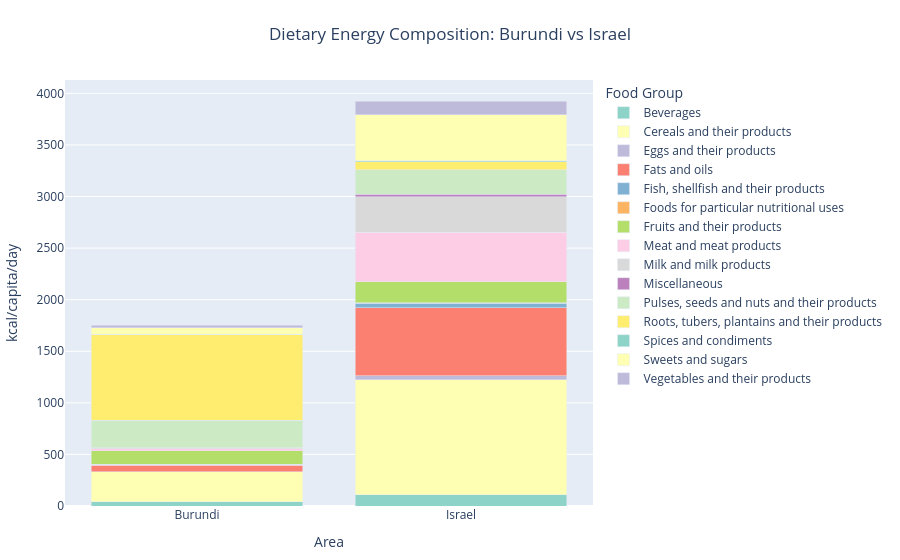

This figure's notebook cell:
### Markdown cell above
<p style="text-align: justify;">
  This visualization compares the <b>dietary energy composition</b> of two contrasting
  countries: <b>Burundi</b> (a low-supply country) and <b>Israel</b> (a
  high-supply country). Instead of focusing only on total calories, it examines the
  <b>relative contribution of different food groups</b> (e.g., cereals, roots, pulses,
  meat, dairy, oils, sugar, fruits, vegetables) to overall energy intake.
</p>

### Code cell
category_col = "Food Group"

composition = (
    faostat_dataset[
        (faostat_dataset["Indicator"] == "Energy supply") &
        (faostat_dataset["Area"].isin(["Burundi", "Israel"]))
    ]
    .groupby(["Area", category_col], as_index=False)["Value"]
    .sum()
)

fig = px.bar(
    composition,
    x="Area",
    y="Value",
    color=category_col,
    barmode="stack",
    title="Dietary Energy Composition: Burundi vs Israel",
    labels={"Value": "kcal/capita/day", category_col: "Food Group"},
    color_discrete_sequence=px.colors.qualitative.Set3
)

fig.update_layout(
    height=650,
    title_x=0.5,
    legend_title_text="Food Group",
    legend=dict(
        orientation="v",
        yanchor="top",
        y=1.0,
        xanchor="left",
        x=1.02
    ),
    margin=dict(l=20, r=120, t=80, b=50),
    bargap=0.2,
    showlegend=True
)

fig.show()

### Figure 1 — Plotly figure (JSON) as saved in the notebook; plotly's stock layout.template omitted (floating-point values rounded to 4 significant figures)
{"data": [{"alignmentgroup": "True", "hovertemplate": "Food Group=Beverages<br>Area=%{x}<br>kcal/capita/day=%{y}<extra></extra>", "legendgroup": "Beverages", "marker": {"color": "rgb(141,211,199)", "pattern": {"shape": ""}}, "name": "Beverages", "offsetgroup": "Beverages", "orientation": "v", "showlegend": true, "textposition": "auto", "type": "bar", "x": ["Burundi", "Israel"], "xaxis": "x", "y": [42, 107], "yaxis": "y"}, {"alignmentgroup": "True", "hovertemplate": "Food Group=Cereals and their products<br>Area=%{x}<br>kcal/capita/day=%{y}<extra></extra>", "legendgroup": "Cereals and their products", "marker": {"color": "rgb(255,255,179)", "pattern": {"shape": ""}}, "name": "Cereals and their products", "offsetgroup": "Cereals and their products", "orientation": "v", "showlegend": true, "textposition": "auto", "type": "bar", "x": ["Burundi", "Israel"], "xaxis": "x", "y": [288, 1115], "yaxis": "y"}, {"alignmentgroup": "True", "hovertemplate": "Food Group=Eggs and their products<br>Area=%{x}<br>kcal/capita/day=%{y}<extra></extra>", "legendgroup": "Eggs and their products", "marker": {"color": "rgb(190,186,218)", "pattern": {"shape": ""}}, "name": "Eggs and their products", "offsetgroup": "Eggs and their products", "orientation": "v", "showlegend": true, "textposition": "auto", "type": "bar", "x": ["Burundi", "Israel"], "xaxis": "x", "y": [0, 43], "yaxis": "y"}, {"alignmentgroup": "True", "hovertemplate": "Food Group=Fats and oils<br>Area=%{x}<br>kcal/capita/day=%{y}<extra></extra>", "legendgroup": "Fats and oils", "marker": {"color": "rgb(251,128,114)", "pattern": {"shape": ""}}, "name": "Fats and oils", "offsetgroup": "Fats and oils", "orientation": "v", "showlegend": true, "textposition": "auto", "type": "bar", "x": ["Burundi", "Israel"], "xaxis": "x", "y": [67, 656], "yaxis": "y"}, {"alignmentgroup": "True", "hovertemplate": "Food Group=Fish, shellfish and their products<br>Area=%{x}<br>kcal/capita/day=%{y}<extra></extra>", "legendgroup": "Fish, shellfish and their products", "marker": {"color": "rgb(128,177,211)", "pattern": {"shape": ""}}, "name": "Fish, shellfish and their products", "offsetgroup": "Fish, shellfish and their products", "orientation": "v", "showlegend": true, "textposition": "auto", "type": "bar", "x": ["Burundi", "Israel"], "xaxis": "x", "y": [6, 45], "yaxis": "y"}, {"alignmentgroup": "True", "hovertemplate": "Food Group=Foods for particular nutritional uses<br>Area=%{x}<br>kcal/capita/day=%{y}<extra></extra>", "legendgroup": "Foods for particular nutritional uses", "marker": {"color": "rgb(253,180,98)", "pattern": {"shape": ""}}, "name": "Foods for particular nutritional uses", "offsetgroup": "Foods for particular nutritional uses", "orientation": "v", "showlegend": true, "textposition": "auto", "type": "bar", "x": ["Burundi", "Israel"], "xaxis": "x", "y": [0, 4], "yaxis": "y"}, {"alignmentgroup": "True", "hovertemplate": "Food Group=Fruits and their products<br>Area=%{x}<br>kcal/capita/day=%{y}<extra></extra>", "legendgroup": "Fruits and their products", "marker": {"color": "rgb(179,222,105)", "pattern": {"shape": ""}}, "name": "Fruits and their products", "offsetgroup": "Fruits and their products", "orientation": "v", "showlegend": true, "textposition": "auto", "type": "bar", "x": ["Burundi", "Israel"], "xaxis": "x", "y": [131, 206], "yaxis": "y"}, {"alignmentgroup": "True", "hovertemplate": "Food Group=Meat and meat products<br>Area=%{x}<br>kcal/capita/day=%{y}<extra></extra>", "legendgroup": "Meat and meat products", "marker": {"color": "rgb(252,205,229)", "pattern": {"shape": ""}}, "name": "Meat and meat products", "offsetgroup": "Meat and meat products", "orientation": "v", "showlegend": true, "textposition": "auto", "type": "bar", "x": ["Burundi", "Israel"], "xaxis": "x", "y": [19, 480], "yaxis": "y"}, {"alignmentgroup": "True", "hovertemplate": "Food Group=Milk and milk products<br>Area=%{x}<br>kcal/capita/day=%{y}<extra></extra>", "legendgroup": "Milk and milk products", "marker": {"color": "rgb(217,217,217)", "pattern": {"shape": ""}}, "name": "Milk and milk products", "offsetgroup": "Milk and milk products", "orientation": "v", "showlegend": true, "textposition": "auto", "type": "bar", "x": ["Burundi", "Israel"], "xaxis": "x", "y": [11, 343], "yaxis": "y"}, {"alignmentgroup": "True", "hovertemplate": "Food Group=Miscellaneous<br>Area=%{x}<br>kcal/capita/day=%{y}<extra></extra>", "legendgroup": "Miscellaneous", "marker": {"color": "rgb(188,128,189)", "pattern": {"shape": ""}}, "name": "Miscellaneous", "offsetgroup": "Miscellaneous", "orientation": "v", "showlegend": true, "textposition": "auto", "type": "bar", "x": ["Burundi", "Israel"], "xaxis": "x", "y": [1, 25], "yaxis": "y"}, {"alignmentgroup": "True", "hovertemplate": "Food Group=Pulses, seeds and nuts and their products<br>Area=%{x}<br>kcal/capita/day=%{y}<extra></extra>", "legendgroup": "Pulses, seeds and nuts and their products", "marker": {"color": "rgb(204,235,197)", "pattern": {"shape": ""}}, "name": "Pulses, seeds and nuts and their products", "offsetgroup": "Pulses, seeds and nuts and their products", "orientation": "v", "showlegend": true, "textposition": "auto", "type": "bar", "x": ["Burundi", "Israel"], "xaxis": "x", "y": [268, 236], "yaxis": "y"}, {"alignmentgroup": "True", "hovertemplate": "Food Group=Roots, tubers, plantains and their products<br>Area=%{x}<br>kcal/capita/day=%{y}<extra></extra>", "legendgroup": "Roots, tubers, plantains and their products", "marker": {"color": "rgb(255,237,111)", "pattern": {"shape": ""}}, "name": "Roots, tubers, plantains and their products", "offsetgroup": "Roots, tubers, plantains and their products", "orientation": "v", "showlegend": true, "textposition": "auto", "type": "bar", "x": ["Burundi", "Israel"], "xaxis": "x", "y": [830, 75], "yaxis": "y"}, {"alignmentgroup": "True", "hovertemplate": "Food Group=Spices and condiments<br>Area=%{x}<br>kcal/capita/day=%{y}<extra></extra>", "legendgroup": "Spices and condiments", "marker": {"color": "rgb(141,211,199)", "pattern": {"shape": ""}}, "name": "Spices and condiments", "offsetgroup": "Spices and condiments", "orientation": "v", "showlegend": true, "textposition": "auto", "type": "bar", "x": ["Burundi", "Israel"], "xaxis": "x", "y": [0, 12], "yaxis": "y"}, {"alignmentgroup": "True", "hovertemplate": "Food Group=Sweets and sugars<br>Area=%{x}<br>kcal/capita/day=%{y}<extra></extra>", "legendgroup": "Sweets and sugars", "marker": {"color": "rgb(255,255,179)", "pattern": {"shape": ""}}, "name": "Sweets and sugars", "offsetgroup": "Sweets and sugars", "orientation": "v", "showlegend": true, "textposition": "auto", "type": "bar", "x": ["Burundi", "Israel"], "xaxis": "x", "y": [64, 447], "yaxis": "y"}, {"alignmentgroup": "True", "hovertemplate": "Food Group=Vegetables and their products<br>Area=%{x}<br>kcal/capita/day=%{y}<extra></extra>", "legendgroup": "Vegetables and their products", "marker": {"color": "rgb(190,186,218)", "pattern": {"shape": ""}}, "name": "Vegetables and their products", "offsetgroup": "Vegetables and their products", "orientation": "v", "showlegend": true, "textposition": "auto", "type": "bar", "x": ["Burundi", "Israel"], "xaxis": "x", "y": [26, 129], "yaxis": "y"}], "layout": {"autosize": true, "bargap": 0.2, "barmode": "stack", "legend": {"orientation": "v", "title": {"text": "Food Group"}, "tracegroupgap": 0, "x": 1.02, "xanchor": "left", "y": 1, "yanchor": "top"}, "margin": {"b": 50, "l": 20, "r": 120, "t": 80}, "showlegend": true, "title": {"text": "Dietary Energy Composition: Burundi vs Israel", "x": 0.5}, "xaxis": {"anchor": "y", "autorange": true, "domain": [0, 1], "range": [-0.5, 1.5], "title": {"text": "Area"}, "type": "category"}, "yaxis": {"anchor": "x", "autorange": true, "domain": [0, 1], "range": [0, 4129.0], "title": {"text": "kcal/capita/day"}, "type": "linear"}}}
